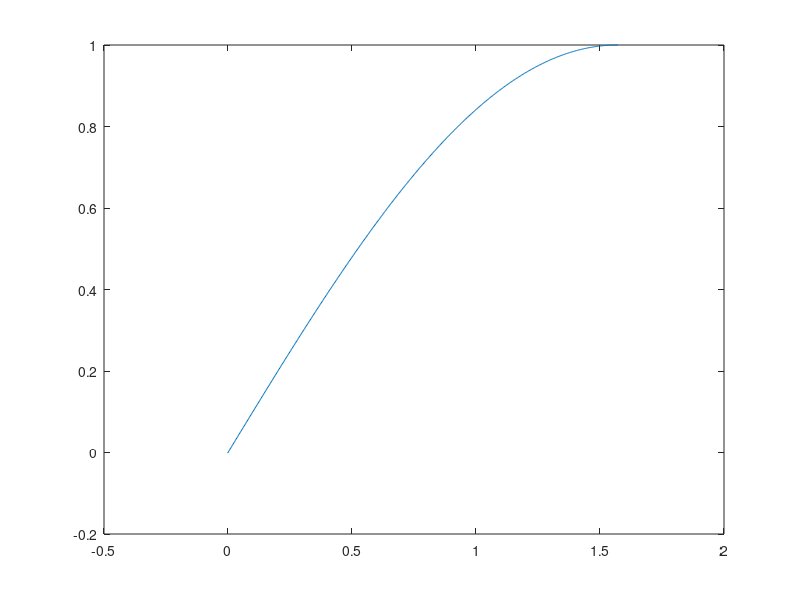

Write MATLAB code to recreate this figure.
clear; close all;
N=500;
a=0;b=pi/2;
h=(b-a)/(N);
x=a-h/2:h:b+h/2;
f=sin(x);
plot(x,f);
% a function-value BC can be imposed by setting the two end point's average
% value to the specified condition
% a derivative-value BC can be imposed by setting the slope between the two
% lines to the specified value. (derivative =0 -> points equal)
